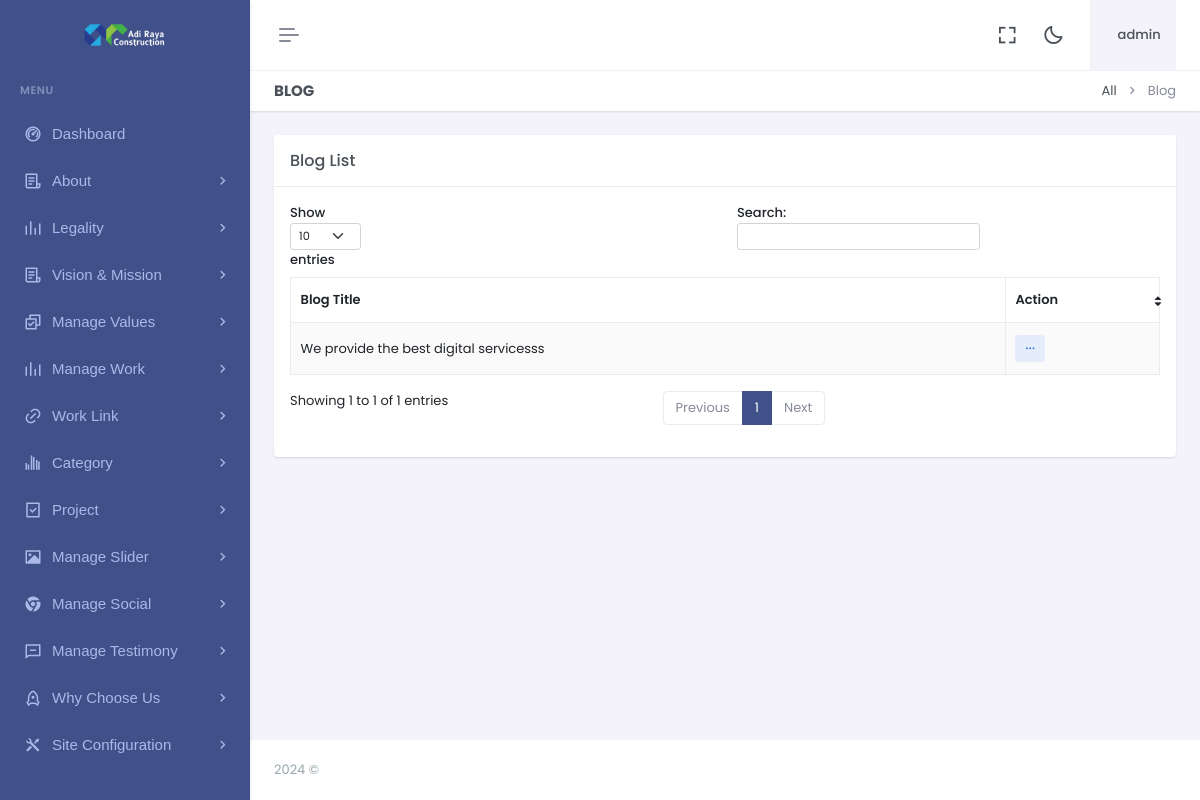
The app's page /dashboard/bloglist.php (signed in), older data.
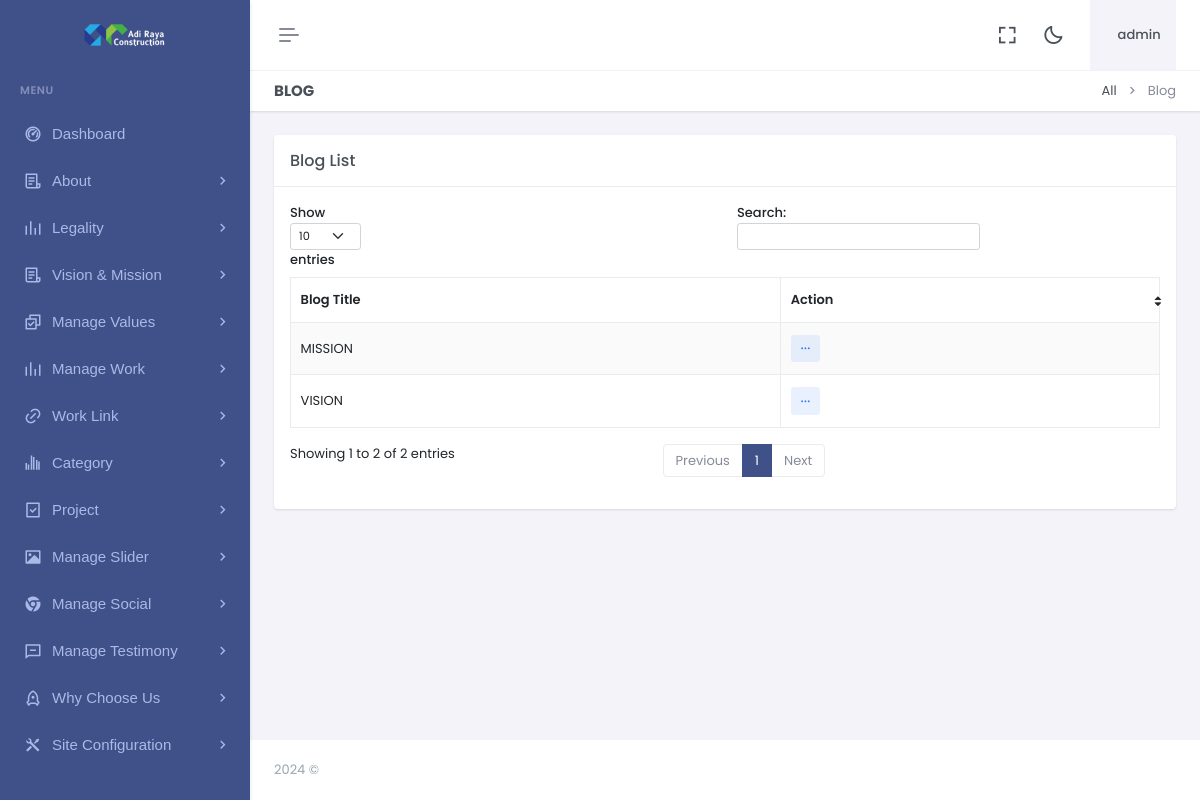
The same page, newer data.
### tables this page shows
CREATE TABLE `logo` (
  `id` int(11) NOT NULL,
  `xfile` varchar(1000) NOT NULL,
  `ufile` varchar(1000) NOT NULL,
  `updated_at` timestamp NOT NULL DEFAULT current_timestamp() ON UPDATE current_timestamp()
);

CREATE TABLE `blog` (
  `id` int(11) NOT NULL,
  `blog_title` varchar(300) NOT NULL,
  `blog_detail` varchar(2000) NOT NULL,
  `ufile` varchar(1000) NOT NULL,
  `updated_at` timestamp NOT NULL DEFAULT current_timestamp() ON UPDATE current_timestamp()
);

### dashboard/bloglist.php (the view)
<?php include"header.php";?>
<?php include"sidebar.php";?>
<div class="main-content">
 <div class="page-content">
       <div class="container-fluid">
                    <div class="row">
                        <div class="col-12">
                            <div class="page-title-box d-sm-flex align-items-center justify-content-between">
                                <h4 class="mb-sm-0">Blog</h4>
                                <div class="page-title-right">
                                    <ol class="breadcrumb m-0">
                                        <li class="breadcrumb-item"><a href="javascript: void(0);">All</a></li>
                                        <li class="breadcrumb-item active">Blog</li>
                                    </ol>
                                </div>
                            </div>
                        </div>
                    </div>
                    <div class="row">
                        <div class="col-lg-12">
                            <div class="card">
                                <div class="card-header">
                                    <h5 class="card-title mb-0">Blog List</h5>
                                </div>
                                <div class="card-body">
                                    <table id="example" class="table table-bordered dt-responsive nowrap table-striped align-middle" style="width:100%">
                                        <thead>
                                            <tr>
                                                <th data-ordering="false">Blog Title</th>
                                                <th>Action</th>
                                            </tr>
                                        </thead>
                                        <tbody>
                                        <?php
				   $q="SELECT * FROM  blog ORDER BY id DESC";
 $r123 = mysqli_query($con,$q);
while($ro = mysqli_fetch_array($r123))
{
	$id="$ro[id]";
	$blog_title="$ro[blog_title]";
  print "<tr>
				  <td>
				  $blog_title
				  </td>
          <td>
                                                    <div class='dropdown d-inline-block'>
                                                        <button class='btn btn-soft-secondary btn-sm dropdown' type='button' data-bs-toggle='dropdown' aria-expanded='false'>
                                                            <i class='ri-more-fill align-middle'></i>
                                                        </button>
                                                        <ul class='dropdown-menu dropdown-menu-end'>
                                                            <li><a href='editblog.php?id=$id' class='dropdown-item edit-item-btn'><i class='ri-pencil-fill align-bottom me-2 text-muted'></i> Edit</a></li>
                                                            <li>
                                                                <a href='deleteblog.php?id=$id' class='dropdown-item remove-item-btn'>
                                                                    <i class='ri-delete-bin-fill align-bottom me-2 text-muted'></i> Delete
                                                                </a>
                                                            </li>
                                                        </ul>
                                                    </div>
                                                </td>
				  </tr>";
  }
  ?>
                                        </tbody>
                                    </table>
                                </div>
                            </div>
                        </div>
                    </div>
                </div>
            </div>
            <?php include"footer.php";?>

### dashboard/header.php (shortened to what this page needs)
<?php
if (isset($_SESSION['username'])) {
    $username = $_SESSION['username'];
} else {
    print "
				<script language='javascript'>
					window.location = 'login.php';
				</script>
			";
}
?>
<!doctype html>
<html lang="en" data-layout="vertical" data-topbar="light" data-sidebar="dark" data-sidebar-size="lg"
    data-sidebar-image="none">
<head>
    <link href="assets/libs/jsvectormap/css/jsvectormap.min.css" rel="stylesheet" type="text/css" />
    <link href="assets/libs/swiper/swiper-bundle.min.css" rel="stylesheet" type="text/css" />
    <link href="assets/css/bootstrap.min.css" rel="stylesheet" type="text/css" />
    <link href="assets/css/icons.min.css" rel="stylesheet" type="text/css" />
    <link href="assets/css/app.min.css" rel="stylesheet" type="text/css" />
    <link href="assets/css/custom.min.css" rel="stylesheet" type="text/css" />
</head>
<body>
    <div id="layout-wrapper">
        <header id="page-topbar">
            <div class="layout-width">
                <div class="navbar-header">
                    <div class="d-flex">
                        <button type="button"
                            class="btn btn-sm px-3 fs-16 header-item vertical-menu-btn topnav-hamburger"
                            id="topnav-hamburger-icon">
                            <span class="hamburger-icon">
                                <span></span>
                                <span></span>
                                <span></span>
                            </span>
                        </button>
                    </div>
                    <div class="d-flex align-items-center">
                        <div class="ms-1 header-item d-none d-sm-flex">
                            <button type="button" class="btn btn-icon btn-topbar btn-ghost-secondary rounded-circle"
                                data-toggle="fullscreen">
                                <i class='bx bx-fullscreen fs-22'></i>
                            </button>
                        </div>
                        <div class="ms-1 header-item d-none d-sm-flex">
                            <button type="button"
                                class="btn btn-icon btn-topbar btn-ghost-secondary rounded-circle light-dark-mode">
                                <i class='bx bx-moon fs-22'></i>
                            </button>
                        </div>
                        <div class="dropdown ms-sm-3 header-item topbar-user">
                            <button type="button" class="btn" id="page-header-user-dropdown" data-bs-toggle="dropdown"
                                aria-haspopup="true" aria-expanded="false">
                                <span class="d-flex align-items-center">
                                    <span class="text-start ms-xl-2">
                                        <span class="d-none d-xl-inline-block ms-1 fw-medium user-name-text">
                                            <?php print $username; ?>
                                        </span>
                                    </span>
                                </span>
                            </button>
                        </div>
                    </div>
                </div>
            </div>
        </header>

### dashboard/sidebar.php (shortened to what this page needs)
<?php
include "../z_db.php";
?>
<div class="app-menu navbar-menu">
    <div class="navbar-brand-box">
        <?php
        $rr = mysqli_query($con, "SELECT ufile FROM logo");
        $r = mysqli_fetch_row($rr);
        $ufile = $r[0];
        ?>
        <a href="#" class="logo logo-light">
            <span class="logo-lg">
                <img src="uploads/logo/<?php print $ufile ?>" alt="" height="30">
            </span>
        </a>
    </div>
    <div id="scrollbar">
        <div class="container-fluid">
            <ul class="navbar-nav" id="navbar-nav">
                <li class="menu-title"><span data-key="t-menu">Menu</span></li>
                <li class="nav-item">
                    <a href="dashboard" class="nav-link" data-key="t-analytics"> <i class="ri-dashboard-2-line"></i>
                        <span data-key="t-dashboards"> Dashboard </span></a>
                </li>
                <li class="nav-item">
                    <a class="nav-link menu-link" href="#sidebarq" data-bs-toggle="collapse" role="button"
                        aria-expanded="true" aria-controls="sidebarLanding">
                        <i class="ri-file-list-3-line"></i> <span data-key="t-landing">About</span>
                    </a>
                </li>
                <li class="nav-item">
                    <a class="nav-link menu-link" href="#sidebarLgl" data-bs-toggle="collapse" role="button"
                        aria-expanded="true" aria-controls="sidebarLanding">
                        <i class="ri-rhythm-fill"></i> <span data-key="t-landing">Legality</span>
                    </a>
                </li>
                <li class="nav-item">
                    <a class="nav-link menu-link" href="#sidebarB" data-bs-toggle="collapse" role="button"
                        aria-expanded="true" aria-controls="sidebarLanding">
                        <i class="ri-file-list-3-line"></i> <span data-key="t-landing">Vision & Mission</span>
                    </a>
                </li>
                <li class="nav-item">
                    <a class="nav-link menu-link" href="#sidebarLanding" data-bs-toggle="collapse" role="button"
                        aria-expanded="true" aria-controls="sidebarLanding">
                        <i class="ri-checkbox-multiple-line"></i> <span data-key="t-landing">Manage Values</span>
                    </a>
                </li>
                <li class="nav-item">
                    <a class="nav-link menu-link" href="#sidebarPot" data-bs-toggle="collapse" role="button"
                        aria-expanded="true" aria-controls="sidebarLanding">
                        <i class="ri-rhythm-fill"></i> <span data-key="t-landing">Manage Work</span>
                    </a>
                </li>
                <li class="nav-item">
                    <a class="nav-link menu-link" href="#sidebarZ" data-bs-toggle="collapse" role="button"
                        aria-expanded="true" aria-controls="sidebarLanding">
                        <i class="ri-link"></i> <span data-key="t-landing">Work Link</span>
                    </a>
                </li>
                <li class="nav-item">
                    <a class="nav-link menu-link" href="#sidebarU" data-bs-toggle="collapse" role="button"
                        aria-expanded="true" aria-controls="sidebarLanding">
                        <i class="ri-bar-chart-grouped-fill"></i> <span data-key="t-landing">Category</span>
                    </a>
                </li>
                <li class="nav-item">
                    <a class="nav-link menu-link" href="#sidebarGU" data-bs-toggle="collapse" role="button"
                        aria-expanded="true" aria-controls="sidebarLanding">
                        <i class="ri-task-line"></i> <span data-key="t-landing">Project</span>
                    </a>
                </li>
                <li class="nav-item">
                    <a class="nav-link menu-link" href="#sidebarSl" data-bs-toggle="collapse" role="button"
                        aria-expanded="true" aria-controls="sidebarLanding">
                        <i class="ri-image-fill"></i> <span data-key="t-landing">Manage Slider</span>
                    </a>
                </li>
                <li class="nav-item">
                    <a class="nav-link menu-link" href="#sidebarX" data-bs-toggle="collapse" role="button"
                        aria-expanded="true" aria-controls="sidebarLanding">
                        <i class="ri-chrome-fill"></i> <span data-key="t-landing">Manage Social</span>
                    </a>
                </li>
                <li class="nav-item">
                    <a class="nav-link menu-link" href="#sidebarT" data-bs-toggle="collapse" role="button"
                        aria-expanded="true" aria-controls="sidebarLanding">
                        <i class="ri-message-line"></i> <span data-key="t-landing">Manage Testimony</span>
                    </a>
                </li>
                <li class="nav-item">
                    <a class="nav-link menu-link" href="#sidebarW" data-bs-toggle="collapse" role="button"
                        aria-expanded="true" aria-controls="sidebarLanding">
                        <i class="ri-rocket-line"></i> <span data-key="t-landing"> Why Choose Us</span>
                    </a>
                </li>
                <li class="nav-item">
                    <a class="nav-link menu-link" href="#sidebarK" data-bs-toggle="collapse" role="button"
                        aria-expanded="true" aria-controls="sidebarLanding">
                        <i class="ri-tools-fill"></i> <span data-key="t-landing"> Site Configuration </span>
                    </a>
                </li>
            </ul>
        </div>
    </div>
    <div class="sidebar-background"></div>
</div>

### dashboard/footer.php (shortened to what this page needs)
    <footer class="footer">
        <div class="container-fluid">
            <div class="row">
                <div class="col-sm-6">
                    <script>document.write(new Date().getFullYear())</script> ©
                </div>
                <div class="col-sm-6">
                </div>
            </div>
        </div>
    </footer>
</div>
</div>
</body>
</html>

Row changes from the older to the newer data that the page shows:
removed blog: blog_title "We provide the best digital servicesss"
added blog: blog_title "MISSION"
added blog: blog_title "VISION"
Text that changed along with them:
text written by a page script: "Show entries Search: Showing 1 to 1 of 1 entries Previous 1 Next" → "Show entries Search: Showing 1 to 2 of 2 entries Previous 1 Next"
